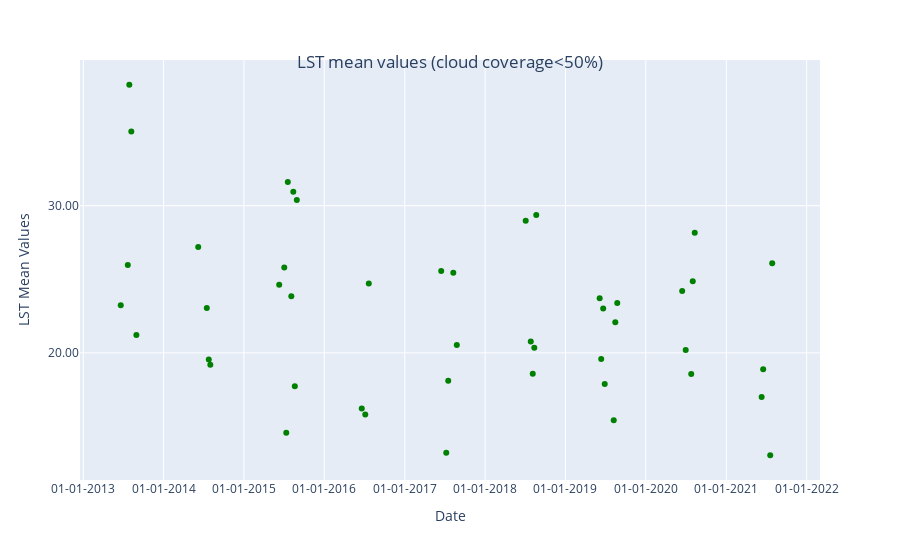

The notebook cell saved with this chart:
### Markdown cell above
- We display the measured data of the 2m air temperature together with the LST data, to see for which days we downloaded the LST data.
- This step will give us the information if we downloaded the data for the days with the highest air temperature.

### Code cell
import datetime
# Create a dictionary from your data
data = {'Dates': lst_dates, 'Values': mean_values_list}
# Create a DataFrame from the dictionary
import pandas as pd
df = pd.DataFrame(data)
# Plot using Plotly Express
fig = px.scatter(df, x='Dates', y='Values', labels={'Dates': 'Date', 'Values': 'LST Mean Values'}, color='Values')
fig.update_traces(marker=dict(color='green'))  # Set dot color to green
fig.update_traces(mode='markers')  # Display as dots
# Add title and center it
fig.update_layout(title_text='LST mean values (cloud coverage<50%)',
                  title_x=0.5,  # Center the title horizontally
                  title_y=0.9)  # Adjust vertical position if needed
fig.update_xaxes(tickformat='%d-%m-%Y')
fig.show()

### Figure 1 — Plotly figure (JSON) as saved in the notebook; plotly's stock layout.template omitted (floating-point values rounded to 4 significant figures)
{"data": [{"hovertemplate": "Date=%{x}<br>LST Mean Values=%{marker.color}<extra></extra>", "legendgroup": "", "marker": {"color": "green", "coloraxis": "coloraxis", "symbol": "circle"}, "mode": "markers", "name": "", "orientation": "v", "showlegend": false, "type": "scatter", "x": ["2013-06-20T09:34:46", "2013-07-06T09:34:50", "2013-07-13T09:41:01", "2013-07-22T09:34:48", "2013-07-29T09:41:01", "2013-08-07T09:34:51", "2013-08-14T09:41:01", "2013-08-23T09:34:53", "2013-08-30T09:41:04", "2014-06-07T09:32:30", "2014-06-14T09:38:44", "2014-06-23T09:32:33", "2014-07-16T09:38:54", "2014-07-25T09:32:43", "2014-08-01T09:39:00", "2014-08-10T09:32:53", "2014-08-17T09:39:05", "2015-06-01T09:38:08", "2015-06-10T09:32:05", "2015-06-26T09:32:10", "2015-07-03T09:38:26", "2015-07-12T09:32:22", "2015-07-19T09:38:36", "2015-07-28T09:32:27", "2015-08-04T09:38:39", "2015-08-13T09:32:32", "2015-08-20T09:38:46", "2015-08-29T09:32:38", "2016-06-03T09:38:41", "2016-06-19T09:38:45", "2016-07-05T09:38:54", "2016-07-21T09:39:00", "2016-07-30T09:32:51", "2016-08-15T09:32:54", "2017-06-06T09:38:40", "2017-06-15T09:32:33", "2017-06-22T09:38:46", "2017-07-08T09:38:49", "2017-07-17T09:32:41", "2017-08-02T09:32:49", "2017-08-09T09:39:02", "2017-08-18T09:32:54", "2017-08-25T09:39:07", "2018-06-02T09:31:37", "2018-07-04T09:31:55", "2018-07-27T09:38:16", "2018-08-05T09:32:11", "2018-08-12T09:38:26", "2018-08-21T09:32:19", "2018-08-28T09:38:33", "2019-06-05T09:32:36", "2019-06-12T09:38:50", "2019-06-21T09:32:42", "2019-06-28T09:38:55", "2019-07-07T09:32:46", "2019-07-14T09:38:58", "2019-07-30T09:39:04", "2019-08-08T09:32:56", "2019-08-15T09:39:09", "2019-08-24T09:33:01", "2020-06-07T09:32:24", "2020-06-14T09:38:40", "2020-06-23T09:32:34", "2020-06-30T09:38:48", "2020-07-09T09:32:41", "2020-07-25T09:32:46", "2020-08-01T09:38:58", "2020-08-10T09:32:49", "2020-08-26T09:32:57", "2021-06-01T09:38:46", "2021-06-10T09:32:39", "2021-06-17T09:38:52", "2021-06-26T09:32:43", "2021-07-03T09:38:55", "2021-07-19T09:38:58", "2021-07-28T09:32:52", "2021-08-13T09:32:59", "2021-08-20T09:39:11", "2021-08-29T09:33:03"], "xaxis": "x", "y": [23.23, null, null, 25.96, 38.22, 35.04, null, null, 21.21, 27.19, null, null, 23.06, 19.56, 19.19, null, null, null, 24.63, null, 25.81, 14.57, 31.61, null, 23.85, 30.95, 17.74, 30.39, null, 16.23, 15.81, 24.72, null, null, null, 25.56, null, 13.22, 18.12, null, 25.44, null, 20.54, null, 28.98, 20.77, 18.58, 20.36, 29.36, null, 23.72, 19.59, 23.02, 17.89, null, null, null, 15.43, 22.09, 23.39, null, 24.2, null, 20.19, null, 18.57, 24.87, 28.16, null, null, 17.01, 18.89, null, null, 13.05, 26.1, null, null, null], "yaxis": "y"}], "layout": {"autosize": true, "coloraxis": {"colorbar": {"title": {"text": "LST Mean Values"}}, "colorscale": [[0, "#0d0887"], [0.1111, "#46039f"], [0.2222, "#7201a8"], [0.3333, "#9c179e"], [0.4444, "#bd3786"], [0.5556, "#d8576b"], [0.6667, "#ed7953"], [0.7778, "#fb9f3a"], [0.8889, "#fdca26"], [1, "#f0f921"]]}, "legend": {"tracegroupgap": 0}, "margin": {"t": 60}, "title": {"text": "LST mean values (cloud coverage<50%)", "x": 0.5, "y": 0.9}, "xaxis": {"anchor": "y", "autorange": true, "domain": [0, 1], "range": ["2012-12-21 08:33:55.7417", "2022-02-26 10:33:53.2583"], "tickformat": "%d-%m-%Y", "title": {"text": "Date"}, "type": "date"}, "yaxis": {"anchor": "x", "autorange": true, "domain": [0, 1], "range": [11.1, 40.17], "ticktext": ["0.00", "10.00", "20.00", "30.00", "40.00"], "tickvals": [0, 10, 20, 30, 40], "title": {"text": "LST Mean Values"}, "type": "linear"}}}
